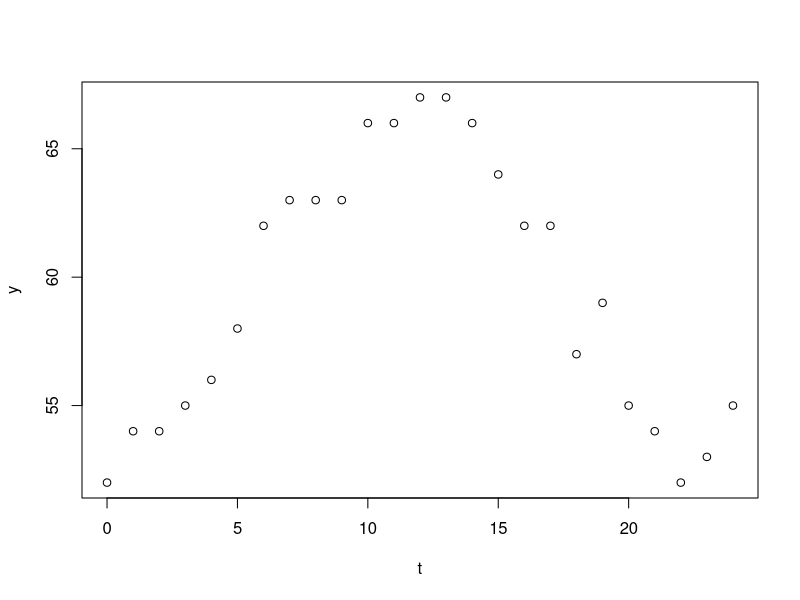

Write the R code that produced this figure. (Note: this script raises an error after producing the figure.)
# Script so we can try out fitting for a periodic function

# The actual curve is the following:

t<- 0:24

y<- round(0.75*sin(pi/12*t)-7*cos(pi/12*t)+60 + rnorm(n=length(t),sd=1))

# We based this on approximate temperature from Minneapolis on May 31, 2021, but used desmos to make the curve
plot(t,y)

my_data <- tibble( sinT = sin(pi/12*t), cosT = cos(pi/12*t),y )

regression_formula <- y ~ 1 + sinT + cosT
lm(regression_formula,my_data)

my_new_tibble <-


#### Do a nonlinear fit

my_nonlin_data <- tibble(t,y)


# Define the regression formula
temp_formula <- y ~ A + B*sin(pi/12*t)+C*cos(pi/12*t)


# Apply the nonlinear fit
nonlinear_fit <- nls(formula = temp_formula,
                     data = my_nonlin_data,
                     start = list(A = 50, B=1, C = -10)
)

summary(nonlinear_fit)


# Augment the model
temp_model <- broom::augment(nonlinear_fit, data = my_nonlin_data)

# Plot the data with the model
ggplot(data = my_nonlin_data) +
  geom_point(aes(x = t, y =y),
             color = "red",
             size = 2
  ) +
  geom_line(
    data = temp_model,
    aes(x = t, y = .fitted)
  ) 